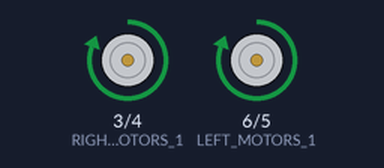
A program run on a simulated Arduino Nano, built with avr-gcc and run on an emulated ATmega328P. On the bench: motor-driver pin pairs drawn as motors (green arrow = first pin HIGH = forward, orange = second pin HIGH = backward, longer = more drive).

Above: at 2.0 s.
At 6.0 s:
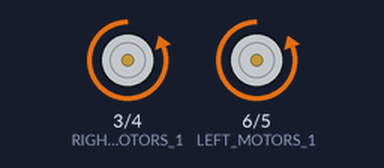
Timing chart, 0 to 10.4 s (numbered marks = the images above):
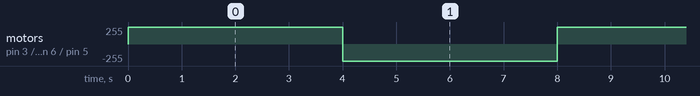

Measured:
- by itself, motor on pin 3 (RIGHT_MOTORS_1) / pin 4 (RIGHT_MOTORS_2), motor on pin 6 (LEFT_MOTORS_1) / pin 5 (LEFT_MOTORS_2): alternates forward 255/255 for 4.0 s and backward 255/255 for 4.0 s

The program:

main.cpp
```cpp
#include <Arduino.h>

#define LEFT_MOTORS_1 6
#define LEFT_MOTORS_2 5
#define RIGHT_MOTORS_1 3
#define RIGHT_MOTORS_2 4
#define MAIN_TIMER 0

uint32_t timers[1];
bool d = false;
// put function declarations here:
void moveForward();
void moveBackward();
void stop();
bool checkItsTime(byte timerId, uint32_t period);
void initTimer(byte timerId);

void setup()
{
  pinMode(LEFT_MOTORS_1, OUTPUT);
  pinMode(LEFT_MOTORS_2, OUTPUT);
  pinMode(RIGHT_MOTORS_1, OUTPUT);
  pinMode(RIGHT_MOTORS_2, OUTPUT);
  digitalWrite(LEFT_MOTORS_1, LOW);
  digitalWrite(LEFT_MOTORS_2, LOW);
  digitalWrite(RIGHT_MOTORS_1, LOW);
  digitalWrite(RIGHT_MOTORS_2, LOW);
  initTimer(MAIN_TIMER);
  moveForward();
}

void loop() {
  if (checkItsTime(MAIN_TIMER, 4000)) {
    if (!d) {
      moveBackward();
    } else {
      moveForward();
    }
    d = !d;
  }
}

void moveForward()
{
  stop();
  digitalWrite(LEFT_MOTORS_1, HIGH);
  digitalWrite(RIGHT_MOTORS_1, HIGH);
  digitalWrite(LEFT_MOTORS_2, LOW);
  digitalWrite(RIGHT_MOTORS_2, LOW);
}

void moveBackward()
{
  stop();
  digitalWrite(LEFT_MOTORS_1, LOW);
  digitalWrite(RIGHT_MOTORS_1, LOW);
  digitalWrite(LEFT_MOTORS_2, HIGH);
  digitalWrite(RIGHT_MOTORS_2, HIGH);
}

void stop()
{
  digitalWrite(LEFT_MOTORS_1, HIGH);
  digitalWrite(RIGHT_MOTORS_1, HIGH);
  digitalWrite(LEFT_MOTORS_2, HIGH);
  digitalWrite(RIGHT_MOTORS_2, HIGH);
}

bool checkItsTime(byte timerId, uint32_t period)
{
  if (millis() - timers[timerId] >= period) { // таймер на millis()
    timers[timerId] = millis();
    return true;
  }
  return false;
}

void initTimer(byte timerId)
{
  timers[timerId] = millis();
}
```
